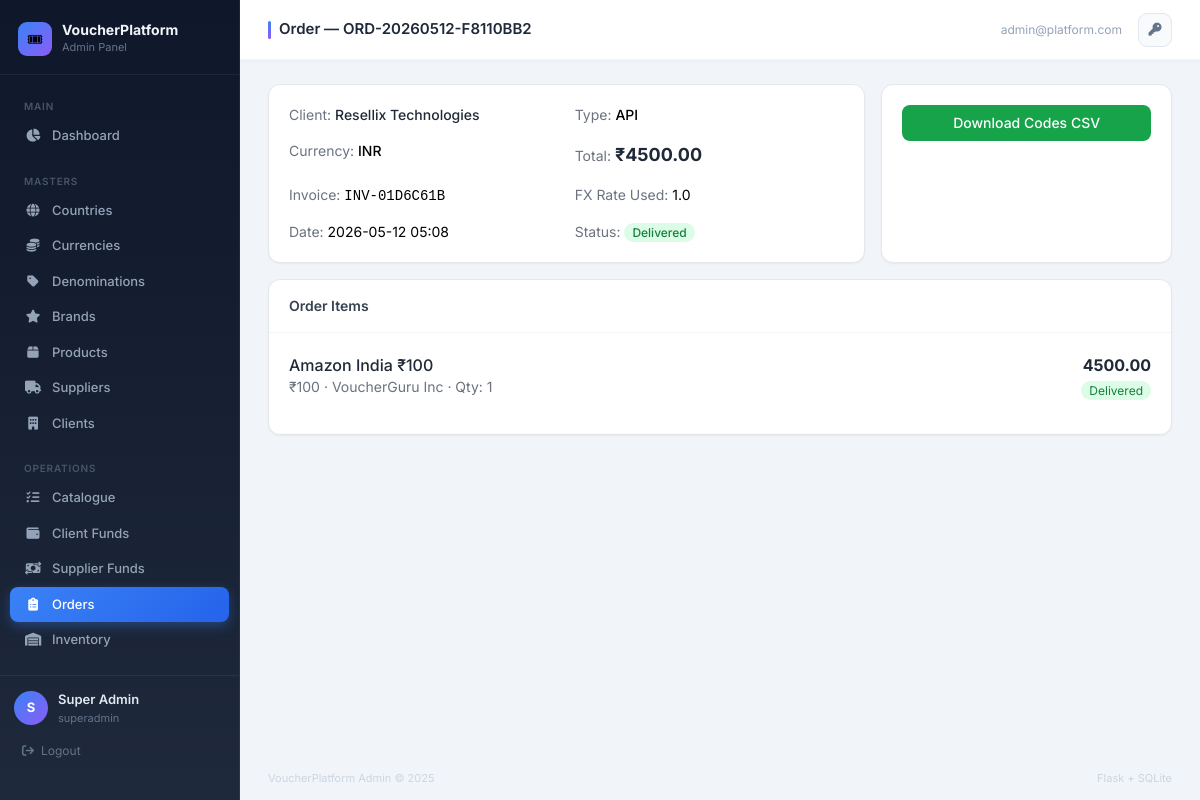
Page /admin/orders/1 (signed in) on the committed database.
### tables this page shows
CREATE TABLE orders (
    id INTEGER PRIMARY KEY AUTOINCREMENT,
    order_number TEXT NOT NULL UNIQUE,
    client_id INTEGER NOT NULL,
    currency_id INTEGER NOT NULL,
    order_type TEXT NOT NULL CHECK(order_type IN ('api','manual','preorder')),
    status TEXT NOT NULL DEFAULT 'ordered' CHECK(status IN ('ordered','pending_delivery','delivered','failed','cancelled')),
    total_amount REAL NOT NULL,
    total_usd REAL,
    fx_rate_used REAL,
    fx_buffer_pct REAL,
    invoice_number TEXT,
    remarks TEXT,
    cancelled_by INTEGER,
    cancelled_at DATETIME,
    cancellation_reason TEXT,
    created_by INTEGER NOT NULL,
    created_at DATETIME DEFAULT CURRENT_TIMESTAMP,
    updated_at DATETIME DEFAULT CURRENT_TIMESTAMP,
    FOREIGN KEY (client_id) REFERENCES clients(id),
    FOREIGN KEY (currency_id) REFERENCES currencies(id),
    FOREIGN KEY (created_by) REFERENCES users(id)
);

CREATE TABLE clients (
    id INTEGER PRIMARY KEY AUTOINCREMENT,
    name TEXT NOT NULL UNIQUE,
    client_code TEXT NOT NULL UNIQUE,
    country_id INTEGER,
    address TEXT,
    email TEXT,
    phone TEXT,
    default_currency_id INTEGER,
    fx_buffer_pct REAL DEFAULT 1.0,
    credit_limit REAL DEFAULT 0,
    credit_enabled INTEGER DEFAULT 0,
    login_enabled INTEGER DEFAULT 0,
    is_active INTEGER DEFAULT 1,
    created_at DATETIME DEFAULT CURRENT_TIMESTAMP,
    updated_at DATETIME DEFAULT CURRENT_TIMESTAMP,
    FOREIGN KEY (country_id) REFERENCES countries(id),
    FOREIGN KEY (default_currency_id) REFERENCES currencies(id)
);

CREATE TABLE currencies (
    id INTEGER PRIMARY KEY AUTOINCREMENT,
    name TEXT NOT NULL,
    code TEXT NOT NULL UNIQUE,
    symbol TEXT NOT NULL,
    is_active INTEGER DEFAULT 1,
    created_at DATETIME DEFAULT CURRENT_TIMESTAMP,
    updated_at DATETIME DEFAULT CURRENT_TIMESTAMP
);

CREATE TABLE order_items (
    id INTEGER PRIMARY KEY AUTOINCREMENT,
    order_id INTEGER NOT NULL,
    product_id INTEGER NOT NULL,
    denomination_id INTEGER NOT NULL,
    supplier_id INTEGER NOT NULL,
    supplier_rate_id INTEGER,
    qty INTEGER NOT NULL,
    cost_price REAL NOT NULL,
    selling_price REAL NOT NULL,
    total_cost REAL NOT NULL,
    total_selling REAL NOT NULL,
    profit REAL,
    status TEXT DEFAULT 'ordered' CHECK(status IN ('ordered','pending_delivery','delivered','failed')),
    FOREIGN KEY (order_id) REFERENCES orders(id),
    FOREIGN KEY (product_id) REFERENCES products(id),
    FOREIGN KEY (supplier_id) REFERENCES suppliers(id)
);

CREATE TABLE products (
    id INTEGER PRIMARY KEY AUTOINCREMENT,
    name TEXT NOT NULL UNIQUE,
    product_code TEXT NOT NULL UNIQUE,
    brand_id INTEGER NOT NULL,
    country_id INTEGER NOT NULL,
    currency_id INTEGER NOT NULL,
    denomination_id INTEGER NOT NULL,
    validity_days INTEGER,
    is_active INTEGER DEFAULT 1,
    created_at DATETIME DEFAULT CURRENT_TIMESTAMP,
    updated_at DATETIME DEFAULT CURRENT_TIMESTAMP,
    FOREIGN KEY (brand_id) REFERENCES brands(id),
    FOREIGN KEY (country_id) REFERENCES countries(id),
    FOREIGN KEY (currency_id) REFERENCES currencies(id),
    FOREIGN KEY (denomination_id) REFERENCES denominations(id)
);

CREATE TABLE denominations (
    id INTEGER PRIMARY KEY AUTOINCREMENT,
    type TEXT NOT NULL CHECK(type IN ('fixed','variable')),
    value REAL,
    range_from REAL,
    range_to REAL,
    label TEXT NOT NULL,
    is_active INTEGER DEFAULT 1,
    created_at DATETIME DEFAULT CURRENT_TIMESTAMP,
    updated_at DATETIME DEFAULT CURRENT_TIMESTAMP
);

CREATE TABLE suppliers (
    id INTEGER PRIMARY KEY AUTOINCREMENT,
    name TEXT NOT NULL UNIQUE,
    supplier_code TEXT NOT NULL UNIQUE,
    country_id INTEGER,
    address TEXT,
    contact_email TEXT,
    contact_phone TEXT,
    api_endpoint TEXT,
    api_key TEXT,
    api_enabled INTEGER DEFAULT 0,
    is_active INTEGER DEFAULT 1,
    created_at DATETIME DEFAULT CURRENT_TIMESTAMP,
    updated_at DATETIME DEFAULT CURRENT_TIMESTAMP,
    FOREIGN KEY (country_id) REFERENCES countries(id)
);

### routes/admin_orders.py (the view)
@orders_admin_bp.route("/<int:order_id>")
@login_required
@role_required("superadmin", "internal")
def order_detail(order_id):
    order = query_db("""SELECT o.*, c.name as client_name, cu.code as currency_code, cu.symbol
                        FROM orders o JOIN clients c ON c.id=o.client_id JOIN currencies cu ON cu.id=o.currency_id
                        WHERE o.id=?""", (order_id,), one=True)
    items = query_db("""SELECT oi.*, p.name as product_name, d.label as denomination_label,
                               s.name as supplier_name
                        FROM order_items oi JOIN products p ON p.id=oi.product_id
                        JOIN denominations d ON d.id=oi.denomination_id JOIN suppliers s ON s.id=oi.supplier_id
                        WHERE oi.order_id=?""", (order_id,))
    item_codes = {}
    for item in items:
        item_codes[item["id"]] = get_order_codes(item["id"])
    return render_template("admin/order_detail.html", order=order, items=items, item_codes=item_codes)

### database/db.py (called while the page is built)
def get_db():
    db_path = Config.DATABASE_PATH
    os.makedirs(os.path.dirname(db_path), exist_ok=True)
    conn = sqlite3.connect(db_path)
    conn.row_factory = sqlite3.Row
    conn.execute("PRAGMA foreign_keys = ON")
    conn.execute("PRAGMA journal_mode = WAL")
    return conn

def query_db(query, args=(), one=False):
    conn = get_db()
    try:
        cur = conn.execute(query, args)
        rv = cur.fetchall()
        conn.commit()
        return (rv[0] if rv else None) if one else rv
    finally:
        conn.close()

### services/notification_service.py (called while the page is built)
def get_user_notifications(user_id, unread_only=False):
    if unread_only:
        return query_db("SELECT * FROM notifications WHERE user_id=? AND is_read=0 ORDER BY created_at DESC", (user_id,))
    return query_db("SELECT * FROM notifications WHERE user_id=? ORDER BY created_at DESC LIMIT 50", (user_id,))

### services/voucher_service.py (called while the page is built)
def get_order_codes(order_item_id):
    return query_db(
        "SELECT code, pin, expiry_date FROM voucher_codes WHERE order_item_id=? AND status='sold'",
        (order_item_id,)
    )

### templates/admin/order_detail.html (shortened to what this page needs)
{% extends "base_admin.html" %}
{% block page_title %}Order — {{ order.order_number }}{% endblock %}
{% block content %}
<div class="grid grid-cols-1 lg:grid-cols-3 gap-4 mb-4">
  <div class="lg:col-span-2 bg-white rounded-xl border border-gray-200 shadow-sm p-5">
    <div class="grid grid-cols-2 gap-4 text-sm">
      <div><span class="text-gray-500">Client:</span> <span class="font-medium text-gray-800">{{ order.client_name }}</span></div>
      <div><span class="text-gray-500">Type:</span> <span class="font-medium uppercase">{{ order.order_type }}</span></div>
      <div><span class="text-gray-500">Currency:</span> <span class="font-medium">{{ order.currency_code }}</span></div>
      <div><span class="text-gray-500">Total:</span> <span class="font-bold text-gray-800 text-lg">{{ order.symbol }}{{ "%.2f"|format(order.total_amount) }}</span></div>
      <div><span class="text-gray-500">Invoice:</span> <span class="font-mono">{{ order.invoice_number or "—" }}</span></div>
      <div><span class="text-gray-500">FX Rate Used:</span> <span>{{ order.fx_rate_used or "—" }}</span></div>
      <div><span class="text-gray-500">Date:</span> <span>{{ order.created_at[:16] }}</span></div>
      <div><span class="text-gray-500">Status:</span>
        <span class="px-2 py-0.5 rounded-full text-xs font-medium {% if order.status=='delivered' %}bg-green-100 text-green-700{% elif order.status=='cancelled' %}bg-red-100 text-red-700{% else %}bg-amber-100 text-amber-700{% endif %}">
          {{ order.status|replace('_',' ')|title }}
        </span>
      </div>
    </div>
  </div>
  <div class="bg-white rounded-xl border border-gray-200 shadow-sm p-5 flex flex-col gap-3">
    <a href="{{ url_for('orders_admin.download_codes_admin', order_id=order.id) }}" class="w-full bg-green-600 hover:bg-green-700 text-white text-sm font-medium py-2 rounded-lg transition-colors text-center">Download Codes CSV</a>
  </div>
</div>
<div class="bg-white rounded-xl border border-gray-200 shadow-sm overflow-hidden">
  <div class="px-5 py-4 border-b border-gray-100 font-semibold text-gray-700 text-sm">Order Items</div>
  {% for item in items %}
  <div class="p-5 border-b border-gray-50">
    <div class="flex items-start justify-between mb-3">
      <div>
        <p class="font-medium text-gray-800">{{ item.product_name }}</p>
        <p class="text-gray-500 text-sm">{{ item.denomination_label }} · {{ item.supplier_name }} · Qty: {{ item.qty }}</p>
      </div>
      <div class="text-right">
        <p class="font-bold text-gray-800">{{ "%.2f"|format(item.total_selling) }}</p>
        <span class="px-2 py-0.5 rounded-full text-xs {% if item.status=='delivered' %}bg-green-100 text-green-700{% else %}bg-amber-100 text-amber-700{% endif %}">{{ item.status|title }}</span>
      </div>
    </div>
  </div>
  {% endfor %}
</div>
{% endblock %}

### templates/base_admin.html (style rules this page uses)
* { font-family: 'Inter', sans-serif; }

### rows in the picture
orders: order_number "ORD-20260512-F8110BB2", order_type "API", total_amount "4500.00", invoice_number "INV-01D6C61B", fx_rate_used "1.0", created_at "2026-05-12 05:08", status "Delivered"
clients: client_name "Resellix Technologies"
currencies: currency_code "INR", symbol "₹"
order_items: product_name "Amazon India ₹100", denomination_label "₹100", supplier_name "VoucherGuru Inc", qty "1", total_selling "4500.00", status "Delivered"

### other values in the picture
{{ (session.user_name or 'A')[0]|upper }} "S"
{{ session.user_name }} "Super Admin"
{{ session.user_type }} "superadmin"
{{ session.user_email }} "admin@platform.com"
